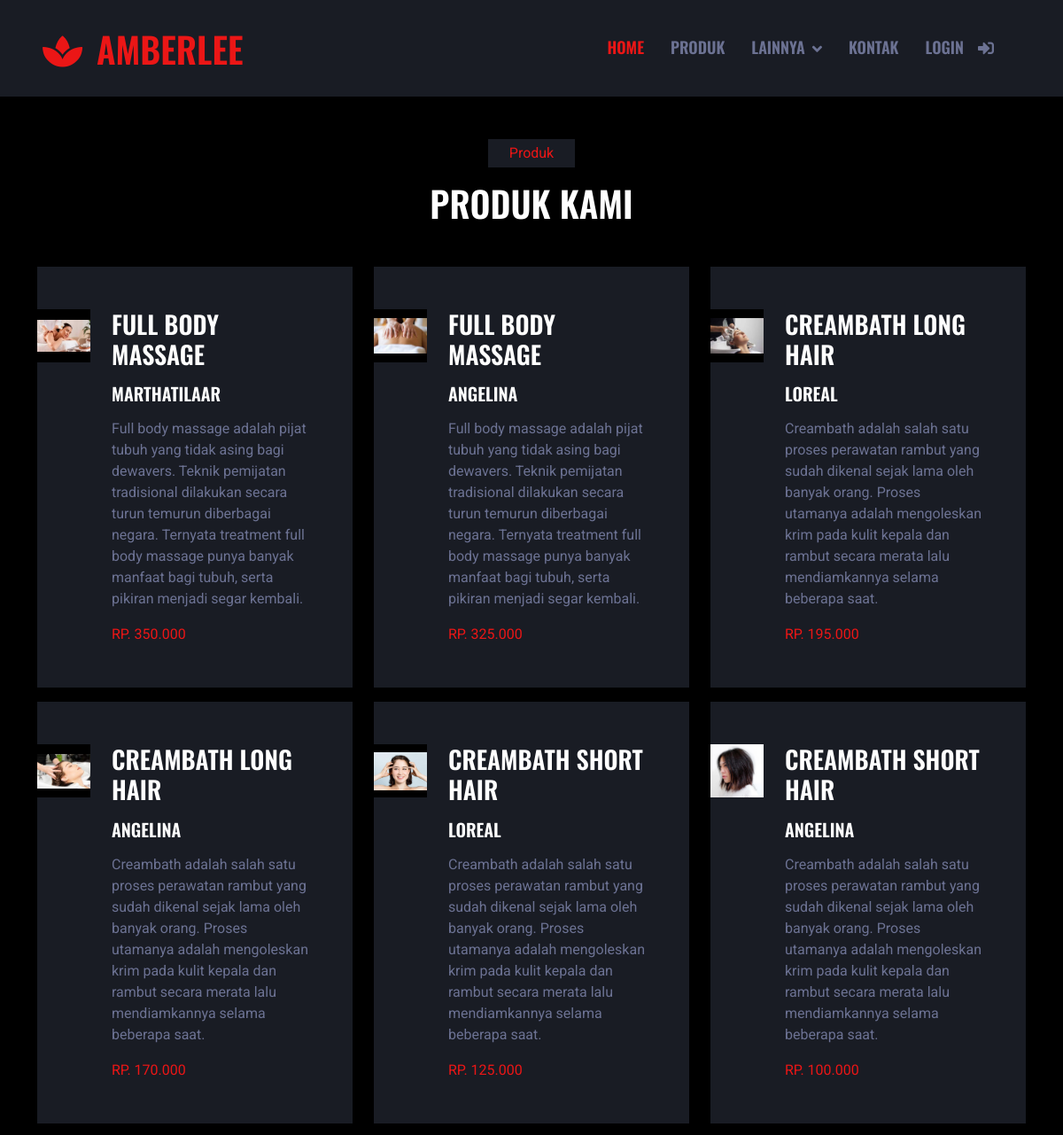
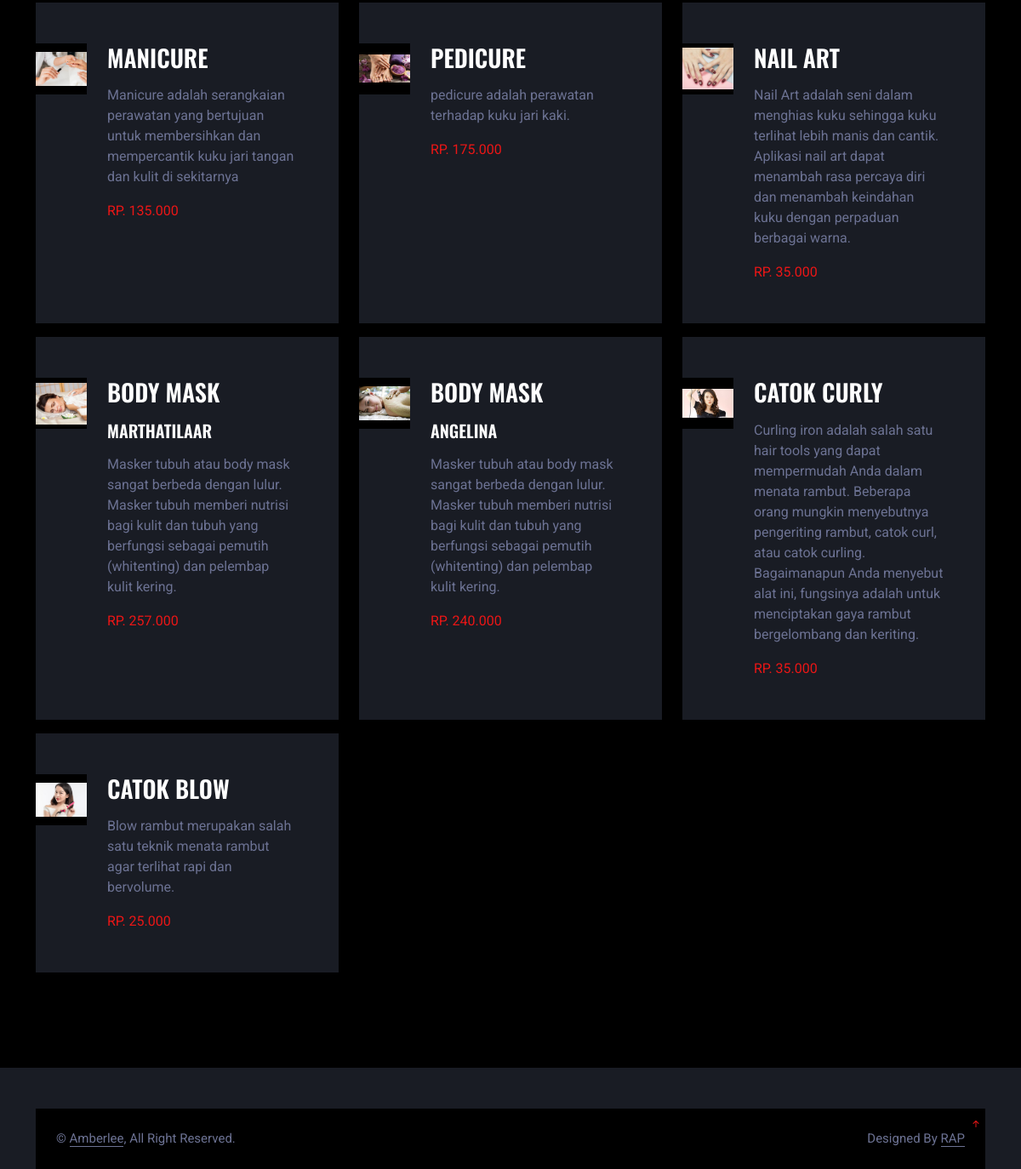
/index.php/amberlee/produk, run on the app's committed database (2 pictures, top to bottom).
### tables this page shows
CREATE TABLE `data_treatment` (
  `id_treatment` int(11) NOT NULL,
  `nama_treatment` varchar(200) NOT NULL,
  `harga` varchar(200) NOT NULL,
  `tipe` varchar(120) NOT NULL,
  `photo` varchar(30) NOT NULL,
  `deskripsi` varchar(500) NOT NULL
);

### application/controllers/amberlee/Produk.php (called while the page is built)
<?php
class Produk extends CI_Controller{
    public function index(){
        $data['title'] = "Amberlee";
        $data ['treatment'] = $this->ModelSalon->get_data('data_treatment')->result();
        $this->load->view('templates/header',$data);
        $this->load->view('templates/produk',$data);
        $this->load->view('templates/footer',$data);
    }
}
?>

### index.php (called while the page is built, shortened)
<?php
require_once BASEPATH.'core/CodeIgniter.php';

### application/models/ModelSalon.php (called while the page is built, shortened)
<?php
class ModelSalon extends CI_Model
{
    public function get_data($table)
    {
        return $this->db->get($table);
    }
}
?>

### application/views/templates/produk.php (the view, shortened to what this page needs)
<div class="container-xxl py-5">
        <div class="container">
            <div class="text-center mx-auto mb-5 wow fadeInUp" data-wow-delay="0.1s" style="max-width: 600px;">
                <p class="d-inline-block bg-secondary text-primary py-1 px-4">Produk</p>
                <h1 class="text-uppercase">Produk kami</h1>
            </div>
            <div class="row">
            <?php foreach($treatment as $t) : ?>
                <div class="col-lg-4 col-md-6 mb-3 wow fadeInUp" data-wow-delay="0.1s">
                    <div class="service-item overflow-hidden bg-secondary d-flex h-100 p-5 ps-0">
                        <div class="bg-dark d-flex flex-shrink-0 align-items-center" style="width: 60px; height: 60px;">
                            <img class="img-fluid" src="<?php echo base_url('assets/photo/produk/'.$t->photo) ?>" alt="">
                        </div>
                        <div class="ps-4">
                            <h3 class="text-uppercase mb-3"><?php echo $t->nama_treatment ?></h3>
                            <h5 class="text-uppercase mb-3"><?php echo $t->tipe ?></h5>
                            <p><?php echo $t->deskripsi ?></p>
                            <span class="text-uppercase text-primary">Rp. <?php echo number_format($t->harga,0,',','.') ?></span>
                        </div>
                    </div>
                </div>
                <?php endforeach ; ?>
            </div>
        </div>
    </div>

### application/views/templates/header.php (shortened to what this page needs)
<head>
    <link href="https://cdnjs.cloudflare.com/ajax/libs/font-awesome/5.10.0/css/all.min.css" rel="stylesheet">
    <link href="https://cdn.jsdelivr.net/npm/bootstrap-icons@1.4.1/font/bootstrap-icons.css" rel="stylesheet">
    <link href="<?php echo base_url() ?>/assets/member/lib/animate/animate.min.css" rel="stylesheet">
    <link href="<?php echo base_url() ?>/assets/member/lib/owlcarousel/assets/owl.carousel.min.css" rel="stylesheet">
    <link href="<?php echo base_url() ?>/assets/member/css/bootstrap.min.css" rel="stylesheet">
    <link href="<?php echo base_url() ?>/assets/member/css/style.css" rel="stylesheet">
</head>
<body>
    <nav class="navbar navbar-expand-lg bg-secondary navbar-dark sticky-top py-lg-0 px-lg-5 wow fadeIn"
        data-wow-delay="0.1s">
        <a href="<?php echo base_url('welcome')?>" class="navbar-brand ms-4 ms-lg-0">
            <h1 class="mb-0 text-primary text-uppercase"><i class="fa fa-spa me-3"></i><?php echo $title ?></h1>
        </a>
        <div class="collapse navbar-collapse" id="navbarCollapse">
            <div class="navbar-nav ms-auto p-4 p-lg-0">
                <a href="<?php echo base_url('welcome')?>" class="nav-item nav-link active">Home</a>
                <a href="<?php echo base_url('amberlee/produk')?>" class="nav-item nav-link">Produk</a>
                <div class="nav-item dropdown">
                    <a href="#" class="nav-link dropdown-toggle" data-bs-toggle="dropdown">Lainnya</a>
                </div>
                <a href="<?php echo base_url('amberlee/kontak')?>" class="nav-item nav-link">Kontak</a>
                <a href="<?php echo base_url('login')?>" class="nav-item nav-link">Login<i
                        class="fas fa-sign-in-alt ms-3"></i></a>
            </div>
        </div>
    </nav>

### application/views/templates/footer.php (shortened to what this page needs)
<div class="container-fluid bg-secondary text-light footer mt-5 pt-5 wow fadeIn" data-wow-delay="0.1s">
    <div class="container">
        <div class="copyright">
            <div class="row">
                <div class="col-md-6 text-center text-md-start mb-3 mb-md-0">
                    &copy; <a class="border-bottom" href="#">Amberlee</a>, All Right Reserved.
                </div>
                <div class="col-md-6 text-center text-md-end">
                    Designed By <a class="border-bottom" href="https://htmlcodex.com">RAP</a>
                </div>
            </div>
        </div>
    </div>
</div>
<a href="#" class="back-to-top d-flex align-items-center justify-content-center"><i
        class="bi bi-arrow-up-short"></i></a>
</body>
</html>

### assets/member/css/style.css (style rules this page uses)
.back-to-top { position: fixed; display: none; right: 45px; bottom: 45px; z-index: 99; }
.navbar .dropdown-toggle::after { border: none; content: "\f107"; font-family: "Font Awesome 5 Free"; font-weight: 900; vertical-align: middle; margin-left: 8px; }
.navbar .navbar-nav .nav-link { margin-right: 30px; padding: 40px 0; color: var(--light); font-family: 'Oswald', sans-serif; font-size: 18px; font-weight: 600; text-transform: uppercase; outline: none; }
.navbar .navbar-nav .nav-link:hover, .navbar .navbar-nav .nav-link.active { color: var(--primary); }
.navbar.sticky-top { top: -100px; transition: .5s; }
.footer .copyright { padding: 1.5rem; font-size: 15px; background: var(--dark); }
.footer .copyright a { color: var(--light); }

### data on the page
data_treatment: photo (picture), nama_treatment "FULL BODY MASSAGE", tipe "MARTHATILAAR", deskripsi "Full body massage adalah pijat tubuh yang tidak asing bagi dewavers. Teknik pemijatan tradisional dilakukan secara turun temurun diberbagai negara. Ternyata treatment full body massage punya banyak manfaat bagi tubuh, serta pikiran menjadi segar kembali.", harga "350.000"
data_treatment: photo (picture), nama_treatment "FULL BODY MASSAGE", tipe "ANGELINA", deskripsi "Full body massage adalah pijat tubuh yang tidak asing bagi dewavers. Teknik pemijatan tradisional dilakukan secara turun temurun diberbagai negara. Ternyata treatment full body massage punya banyak manfaat bagi tubuh, serta pikiran menjadi segar kembali.", harga "325.000"
data_treatment: photo (picture), nama_treatment "CREAMBATH LONG HAIR", tipe "LOREAL", deskripsi "Creambath adalah salah satu proses perawatan rambut yang sudah dikenal sejak lama oleh banyak orang. Proses utamanya adalah mengoleskan krim pada kulit kepala dan rambut secara merata lalu mendiamkannya selama beberapa saat.", harga "195.000"
data_treatment: photo (picture), nama_treatment "CREAMBATH LONG HAIR", tipe "ANGELINA", deskripsi "Creambath adalah salah satu proses perawatan rambut yang sudah dikenal sejak lama oleh banyak orang. Proses utamanya adalah mengoleskan krim pada kulit kepala dan rambut secara merata lalu mendiamkannya selama beberapa saat.", harga "170.000"
data_treatment: photo (picture), nama_treatment "CREAMBATH SHORT HAIR", tipe "LOREAL", deskripsi "Creambath adalah salah satu proses perawatan rambut yang sudah dikenal sejak lama oleh banyak orang. Proses utamanya adalah mengoleskan krim pada kulit kepala dan rambut secara merata lalu mendiamkannya selama beberapa saat.", harga "125.000"
data_treatment: photo (picture), nama_treatment "CREAMBATH SHORT HAIR", tipe "ANGELINA", deskripsi "Creambath adalah salah satu proses perawatan rambut yang sudah dikenal sejak lama oleh banyak orang. Proses utamanya adalah mengoleskan krim pada kulit kepala dan rambut secara merata lalu mendiamkannya selama beberapa saat.", harga "100.000"
data_treatment: photo (picture), nama_treatment "MANICURE", deskripsi "Manicure adalah serangkaian perawatan yang bertujuan untuk membersihkan dan mempercantik kuku jari tangan dan kulit di sekitarnya", harga "135.000"
data_treatment: photo (picture), nama_treatment "PEDICURE", deskripsi "pedicure adalah perawatan terhadap kuku jari kaki.", harga "175.000"
data_treatment: photo (picture), nama_treatment "NAIL ART", deskripsi "Nail Art adalah seni dalam menghias kuku sehingga kuku terlihat lebih manis dan cantik. Aplikasi nail art dapat menambah rasa percaya diri dan menambah keindahan kuku dengan perpaduan berbagai warna.", harga "35.000"
data_treatment: photo (picture), nama_treatment "BODY MASK", tipe "MARTHATILAAR", deskripsi "Masker tubuh atau body mask sangat berbeda dengan lulur. Masker tubuh memberi nutrisi bagi kulit dan tubuh yang berfungsi sebagai pemutih (whitenting) dan pelembap kulit kering.", harga "257.000"
data_treatment: photo (picture), nama_treatment "BODY MASK", tipe "ANGELINA", deskripsi "Masker tubuh atau body mask sangat berbeda dengan lulur. Masker tubuh memberi nutrisi bagi kulit dan tubuh yang berfungsi sebagai pemutih (whitenting) dan pelembap kulit kering.", harga "240.000"
data_treatment: photo (picture), nama_treatment "CATOK CURLY", deskripsi "Curling iron adalah salah satu hair tools yang dapat mempermudah Anda dalam menata rambut. Beberapa orang mungkin menyebutnya pengeriting rambut, catok curl, atau catok curling. Bagaimanapun Anda menyebut alat ini, fungsinya adalah untuk menciptakan gaya rambut bergelombang dan keriting.", harga "35.000"
data_treatment: photo (picture), nama_treatment "CATOK BLOW", deskripsi "Blow rambut merupakan salah satu teknik menata rambut agar terlihat rapi dan bervolume.", harga "25.000"

### other printed values
$title "AMBERLEE"
